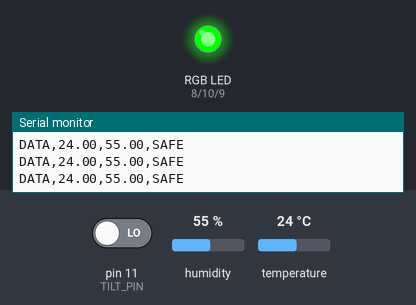
A sketch run on a simulated Arduino Uno, built with avr-gcc and run on an emulated ATmega328P. On the bench: an RGB LED mixed from three pins (HIGH = lit), the last lines printed to the serial monitor. Inputs (shaded band) come from the test bench; at power-on: humidity 55 %, pin 11 (TILT_PIN) LOW, temperature 24 °C.

Above: at 1.2 s.
1.3 s: humidity set to 63 %
3.2 s: humidity set to 66 %
At 5.1 s:
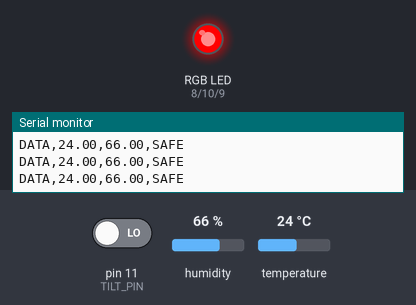
Timing chart, 0 to 6.6 s (numbered marks = the images above; inputs shaded):
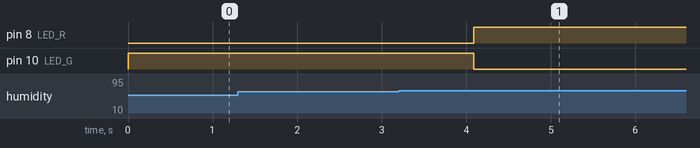

The sketch:

UNO.ino
```cpp
#include <DHT.h>

#define DHTPIN 2
#define DHTTYPE DHT11
DHT dht(DHTPIN, DHTTYPE);

#define TILT_PIN 11
#define LED_R 8
#define LED_G 10
#define LED_B 9

#define TEMP_THRESHOLD 35.0
#define HUMID_THRESHOLD 65.0
#define TILT_TRIGGER_LEVEL HIGH

bool lastAlertState = false;

void setup() {
  Serial.begin(9600);
  dht.begin();
  pinMode(TILT_PIN, INPUT);
  pinMode(LED_R, OUTPUT);
  pinMode(LED_G, OUTPUT);
  pinMode(LED_B, OUTPUT);
  setRGB(0, 255, 0);  // Initial state = green
}

void loop() {
  float temp = dht.readTemperature();
  float humid = dht.readHumidity();
  bool tilt = digitalRead(TILT_PIN);

  bool dangerDetected = false;
  if (!isnan(temp) && !isnan(humid)) {
    if (temp >= TEMP_THRESHOLD || humid >= HUMID_THRESHOLD || tilt == TILT_TRIGGER_LEVEL) {
      dangerDetected = true;
    }
  }

  // --- Send room data to MEGA ---
  Serial.print("DATA,");
  Serial.print(temp); Serial.print(",");
  Serial.print(humid); Serial.print(",");
  Serial.println(tilt ? "TRIGGER" : "SAFE");

  // --- Send status only on change ---
  if (dangerDetected != lastAlertState) {
    if (dangerDetected) {
      Serial.println("ALERT");
      setRGB(255, 0, 0);  // Red
    } else {
      Serial.println("SAFE");
      setRGB(0, 255, 0);  // Green
    }
    lastAlertState = dangerDetected;
  }

  delay(200);  // Short delay for rapid updates
}

void setRGB(int r, int g, int b) {
  analogWrite(LED_R, r);
  analogWrite(LED_G, g);
  analogWrite(LED_B, b);
}
```

Measured:
- the behaviour switches between 64 and 65 % on humidity (found by bisection; images 0 and 1)
- after the input at 3.2 s, pin 8 (LED_R): LOW → HIGH after 0.89 s; pin 10 (LED_G): HIGH → LOW after 0.89 s
